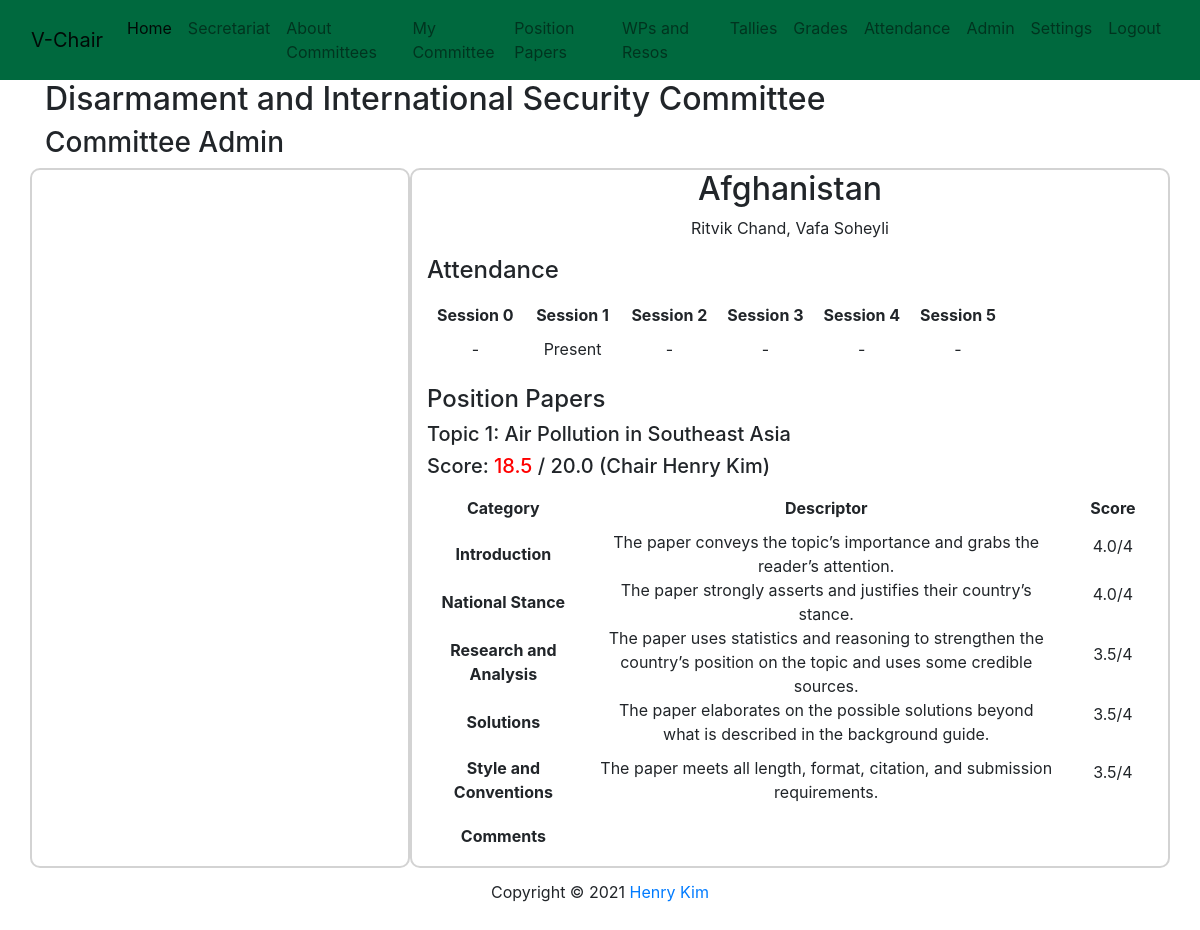
Page /dartmun/admin/manage_delegation/1500 (signed in) on the committed database.
### dartmun/models.py (models this page shows, shortened)
class Committee(models.Model):
    name = models.CharField(max_length=128)
    acronym = models.CharField(max_length=8)
    topics = models.ManyToManyField(Topic)
    current_session = models.ForeignKey(Session, null=True, on_delete=models.CASCADE)
    people = models.OneToOneField(PeopleManager, null=True, on_delete=models.CASCADE)
    grades = models.OneToOneField(GradesManager, null=True, on_delete=models.CASCADE)
    parli_pro = models.OneToOneField(ParliProManager, null=True, on_delete=models.CASCADE)
    writing = models.OneToOneField(WritingManager, null=True, on_delete=models.CASCADE)
    adjourned = models.BooleanField(default=False)

### dartmun/models_people.py (models this page shows, shortened)
class Delegation(models.Model):
    country = CountryField()
    delegates = models.ManyToManyField(Delegate)
    present = models.BooleanField(null=True)
    voting = models.BooleanField(null=True)
    attendance_records = models.ManyToManyField(AttendanceRecord)
    def get_delegate_names(self):
        names = ""
        for delegate in self.delegates.all():
            names += f"{delegate.user.get_full_name()}, "
        return names[:-2]

class Delegate(models.Model):
    user = models.OneToOneField(User, on_delete=models.CASCADE)
    number = models.PositiveSmallIntegerField(default=1)

class AttendanceRecord(models.Model):
    session = models.ForeignKey(Session, on_delete=models.CASCADE)
    present = models.BooleanField(null=True)
    def attendance(self):
        if self.present:
            return "Present"
        elif self.present is False:
            return "Absent"
        return "-"

class Chair(models.Model):
    user = models.OneToOneField(User, on_delete=models.CASCADE)
    year = models.PositiveSmallIntegerField(default=2024, null=True)
    bio = models.TextField(blank=True, null=True)
    def __str__(self):
        return f"Chair {self.user.get_full_name()}"

### dartmun/models_logistics.py (models this page shows, shortened)
class Session(models.Model):
    number = models.IntegerField()
    start_time = models.DateTimeField(null=True)
    end_time = models.DateTimeField(null=True)
    counts = models.BooleanField(default=True)

### dartmun/models_score.py (models this page shows, shortened)
class TallyScore(models.Model):
    scorer = models.ForeignKey(Chair, null=True, on_delete=models.CASCADE)
    delegation = models.ForeignKey(Delegation, on_delete=models.CASCADE, null=True)
    timestamp = models.DateTimeField(auto_now_add=True)
    category = models.ForeignKey(TallyCategory, on_delete=models.CASCADE, blank=True, null=True)
    score = models.FloatField(null=True)
    time = models.PositiveSmallIntegerField(blank=True, null=True)
    comments = models.TextField(blank=True, null=True)
    rubric = models.ForeignKey(RubricEntry, on_delete=models.CASCADE, blank=True, null=True)
    motion = models.ForeignKey(Motion, on_delete=models.CASCADE, blank=True, null=True)

### dartmun/models_rubric.py (models this page shows, shortened)
class RubricEntry(models.Model):
    rubric = models.ForeignKey(Rubric, on_delete=models.CASCADE)
    topic = models.ForeignKey(Topic, on_delete=models.CASCADE, blank=True, null=True)
    criterion_scores = models.ManyToManyField(CriterionScore)
    total_score = models.FloatField(blank=True, null=True)

class Rubric(models.Model):
    title = models.CharField(max_length=64)
    tally_category = models.ForeignKey(TallyCategory, on_delete=models.CASCADE)
    criteria = models.ManyToManyField(Criterion)
    max_possible = models.FloatField(default=0)

class CriterionScore(models.Model):
    criterion = models.ForeignKey(Criterion, on_delete=models.CASCADE)
    descriptor = models.ForeignKey(Descriptor, blank=True, null=True, on_delete=models.CASCADE)
    score = models.FloatField(blank=True, null=True)

class Criterion(models.Model):
    criterion = models.CharField(max_length=64)
    weight = models.IntegerField()
    possible_scores = models.ManyToManyField(Descriptor)
    def __str__(self):
        return f"{self.criterion}"

class Descriptor(models.Model):
    descriptor = models.TextField()
    points = models.FloatField()

### dartmun/models_parli_pro.py (models this page shows, shortened)
class Topic(models.Model):
    topic = models.CharField(max_length=128)
    number = models.PositiveSmallIntegerField()
    working_papers = models.ManyToManyField(WorkingPaper)
    resolutions = models.ManyToManyField(Resolution)
    def __str__(self):
        return f"Topic {self.number}: {self.topic}"

### dartmun/views_admin.py (the view)
# urls.py: path('admin/manage_delegation/<int:id>', views.manage_delegation, name='manage_delegation'),
@staff_member_required(login_url='/admin/login/')
def manage_delegation(request, id, committee_acronym=None):
    context = get_context(request, committee_acronym)
    delegation = Delegation.objects.get(pk=id)
    context['delegation'] = delegation
    context['scores'] = ScoreManager.objects.get(delegation=delegation)
    category = TallyCategory.objects.get(acronym="PP")
    context['papers'] = TallyScore.objects.filter(delegation=delegation, category=category)
    category = TallyCategory.objects.get(acronym="S")
    context['speeches'] = TallyScore.objects.filter(delegation=delegation, category=category)
    category = TallyCategory.objects.get(acronym="P")
    context['participation'] = TallyScore.objects.get(delegation=delegation, category=category)
    category = TallyCategory.objects.get(acronym="M")
    context['motions'] = TallyScore.objects.filter(delegation=delegation, category=category)
    return render(request, 'dartmun/admin.html', context)

### dartmun/models_parli_pro.py (called while the page is built)
    def __str__(self):
        return f"Motion to {self.motion}"

### dartmun/models_parlipro_manager.py (called while the page is built)
    def caucus_over(self):
        if self.current_mode and self.current_mode.acronym == "Unmod" and self.caucus.caucus_over():
            self.current_mode = DebateMode.objects.get(acronym="Open")
        self.save()

### dartmun/models_people_manager.py (called while the page is built)
    def sorted_all_delegations(self):
        return self.delegations.all().order_by('country')

    def sorted_present_delegations(self):
        if self.number_present:
            return self.delegations.filter(present=True).order_by('country')
        else:
            return None

### dartmun/views_context.py (called while the page is built)
def get_manager(request):
    chair = Chair.objects.get(user=request.user)
    if len(CommitteeDirector.objects.filter(chair=chair)):
        cd = CommitteeDirector.objects.get(chair=chair)
        manager = PeopleManager.objects.get(directors=cd)
    else:
        cm = CommitteeManager.objects.get(chair=chair)
        manager = PeopleManager.objects.get(managers=cm)
    return manager

def get_committee(request, committee_acronym=None):
    if committee_acronym:
        return Committee.objects.get(acronym=committee_acronym)
    if request.user.is_staff:
        manager = get_manager(request)
    else:
        delegate = Delegate.objects.get(user=request.user)
        delegation = Delegation.objects.get(delegates=delegate)
        manager = PeopleManager.objects.get(delegations=delegation)
    return Committee.objects.get(people=manager)

def get_context(request, committee_acronym=None):
    committee = get_committee(request, committee_acronym)
    committee.parli_pro.caucus_over()
    context = {'committee': committee, 'delegations': committee.people.sorted_present_delegations(),
               'all_delegations': committee.people.sorted_all_delegations(), 'modes': DebateMode.objects.all(),
               'motions': Motion.objects.all(), 'open': Motion.objects.get(motion="Open Debate"),
               'set': Motion.objects.get(motion="Set a Working Agenda")
               }
    return context

### dartmun/templates/dartmun/admin.html (shortened to what this page needs)
{% extends "./layout.html" %}
{% block css %}
    {% load static %}
    <link rel="stylesheet" type="text/css" href="{% static 'dartmun/css/pospapers.css' %}">
{% endblock %}
{% block body %}
    <h2>{{committee.name}}</h2>
    <h3>Committee Admin</h3>
    <div class="row">
        <div class="col-4" id="country-col">
        </div>
        <div class="col-8" id="delegation-col">
            {% if not delegation %}
            {% else %}
                <h2 id="delegation-name">{{ delegation.country.name }}</h2>
                <p>{{ delegation.get_delegate_names }}</p>
                <h4>Attendance</h4>
                <table>
                    <tr>
                        {% for ar in delegation.attendance_records.all %}
                            <th>Session {{ ar.session.number }}</th>
                        {% endfor %}
                    </tr>
                    <tr>
                        {% for ar in delegation.attendance_records.all %}
                            <td>{{ ar.attendance }}</td>
                        {% endfor %}
                    </tr>
                </table>
                <br>
                <h4>Position Papers</h4>
                {% for paper in papers %}
                    <h5>{{ paper.rubric.topic }}</h5>
                    <h5>
                        Score: <span style="color:red">{{ paper.score }}</span> / {{ paper.rubric.rubric.max_possible }}
                        {% if paper.scorer %}
                            ({{ paper.scorer }})
                        {% endif %}
                    </h5>
                    {% if paper.score %}
                        <table>
                            <tr>
                                <th>Category</th>
                                <th>Descriptor</th>
                                <th>Score</th>
                            </tr>
                            {% for criterion in paper.rubric.criterion_scores.all %}
                                <tr>
                                    <th>{{ criterion.criterion }}</th>
                                    <td>{{ criterion.descriptor.descriptor }}</td>
                                    <td style="text-align:right"><p>{{ criterion.score }}/{{ criterion.criterion.weight }}</p></td>
                                </tr>
                            {% endfor %}
                            <tr>
                                <th>Comments</th>
                                <td colspan="3">{{ paper.comments }}</td>
                            </tr>
                        </table>
                    {% endif %}
                    <br>
                {% endfor %}
                <br>
                <br>
                <br>
                <br>
            {% endif %}
        </div>
    </div>
{% endblock %}

### dartmun/static/dartmun/css/style.css (style rules this page uses)
table > tbody > tr > td, th { margin: 0px 20px; padding: 0px 20px; text-align: center; }
p { text-align: center; }

### dartmun/static/dartmun/css/pospapers.css (style rules this page uses)
#country-col, #paper-col, #delegation-col { height:700px; overflow: scroll; border: 2px solid lightgrey; border-radius: 10px; }
#delegation-name { text-align: center; }
#scoring-sheet > tr > td, th { padding: 10px; text-align: center; }

### rows in the picture
Committee: name "Disarmament and International Security Committee"
Delegation: country.name "Afghanistan", get_delegate_names "Ritvik Chand, Vafa Soheyli"
AttendanceRecord: session.number "0", attendance "-"
AttendanceRecord: session.number "1", attendance "Present"
AttendanceRecord: session.number "2", attendance "-"
AttendanceRecord: session.number "3", attendance "-"
AttendanceRecord: session.number "4", attendance "-"
AttendanceRecord: session.number "5", attendance "-"
TallyScore: rubric.topic "Topic 1: Air Pollution in Southeast Asia", score "18.5", rubric.rubric.max_possible "20.0", scorer "Chair Henry Kim"
CriterionScore: criterion "Introduction", descriptor.descriptor "The paper conveys the topic’s importance and grabs the reader’s attention.", score "4.0", criterion.weight "4"
CriterionScore: criterion "National Stance", descriptor.descriptor "The paper strongly asserts and justifies their country’s stance.", score "4.0", criterion.weight "4"
CriterionScore: criterion "Research and Analysis", descriptor.descriptor "The paper uses statistics and reasoning to strengthen the country’s position on the topic and uses some credible sources.", score "3.5", criterion.weight "4"
CriterionScore: criterion "Solutions", descriptor.descriptor "The paper elaborates on the possible solutions beyond what is described in the background guide.", score "3.5", criterion.weight "4"
CriterionScore: criterion "Style and Conventions", descriptor.descriptor "The paper meets all length, format, citation, and submission requirements.", score "3.5", criterion.weight "4"
